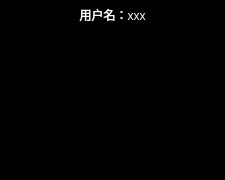
<?xml version="1.0" encoding="UTF-8"?>
<ui version="4.0">
 <class>UserShow</class>
 <widget class="QWidget" name="UserShow">
  <property name="geometry">
   <rect>
    <x>0</x>
    <y>0</y>
    <width>225</width>
    <height>180</height>
   </rect>
  </property>
  <property name="minimumSize">
   <size>
    <width>210</width>
    <height>180</height>
   </size>
  </property>
  <property name="maximumSize">
   <size>
    <width>1000000</width>
    <height>1000000</height>
   </size>
  </property>
  <property name="windowTitle">
   <string>Form</string>
  </property>
  <property name="styleSheet">
   <string notr="true">background-color: rgb(0, 0, 0);
color: rgb(255, 255, 255); </string>
  </property>
  <layout class="QVBoxLayout" name="verticalLayout">
   <property name="leftMargin">
    <number>0</number>
   </property>
   <property name="topMargin">
    <number>0</number>
   </property>
   <property name="rightMargin">
    <number>0</number>
   </property>
   <property name="bottomMargin">
    <number>0</number>
   </property>
   <item>
    <widget class="QLabel" name="lb_name">
     <property name="minimumSize">
      <size>
       <width>210</width>
       <height>30</height>
      </size>
     </property>
     <property name="maximumSize">
      <size>
       <width>16777215</width>
       <height>30</height>
      </size>
     </property>
     <property name="text">
      <string>用户名：xxx</string>
     </property>
     <property name="alignment">
      <set>Qt::AlignCenter</set>
     </property>
    </widget>
   </item>
   <item>
    <spacer name="verticalSpacer">
     <property name="orientation">
      <enum>Qt::Vertical</enum>
     </property>
     <property name="sizeHint" stdset="0">
      <size>
       <width>20</width>
       <height>141</height>
      </size>
     </property>
    </spacer>
   </item>
  </layout>
 </widget>
 <resources/>
 <connections/>
</ui>
